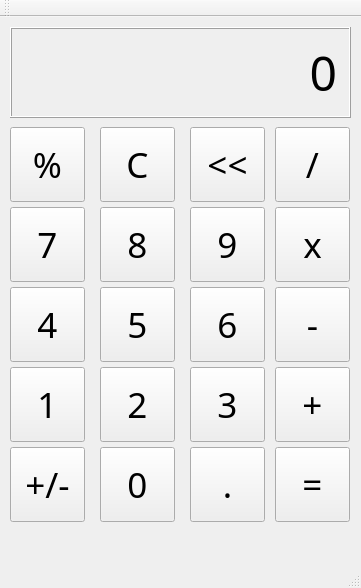
<?xml version="1.0" encoding="UTF-8"?>
<ui version="4.0">
 <class>MainWindow</class>
 <widget class="QMainWindow" name="MainWindow">
  <property name="geometry">
   <rect>
    <x>0</x>
    <y>0</y>
    <width>361</width>
    <height>588</height>
   </rect>
  </property>
  <property name="windowTitle">
   <string>Calculator</string>
  </property>
  <widget class="QWidget" name="centralwidget">
   <widget class="QLabel" name="outputLabel">
    <property name="geometry">
     <rect>
      <x>10</x>
      <y>10</y>
      <width>341</width>
      <height>91</height>
     </rect>
    </property>
    <property name="font">
     <font>
      <family>Noto Sans</family>
      <pointsize>36</pointsize>
     </font>
    </property>
    <property name="frameShape">
     <enum>QFrame::Box</enum>
    </property>
    <property name="frameShadow">
     <enum>QFrame::Raised</enum>
    </property>
    <property name="text">
     <string>0</string>
    </property>
    <property name="alignment">
     <set>Qt::AlignRight|Qt::AlignTrailing|Qt::AlignVCenter</set>
    </property>
    <property name="margin">
     <number>10</number>
    </property>
   </widget>
   <widget class="QPushButton" name="percentButton">
    <property name="geometry">
     <rect>
      <x>10</x>
      <y>110</y>
      <width>75</width>
      <height>75</height>
     </rect>
    </property>
    <property name="font">
     <font>
      <family>Noto Sans</family>
      <pointsize>26</pointsize>
     </font>
    </property>
    <property name="text">
     <string>%</string>
    </property>
   </widget>
   <widget class="QPushButton" name="cButton">
    <property name="geometry">
     <rect>
      <x>100</x>
      <y>110</y>
      <width>75</width>
      <height>75</height>
     </rect>
    </property>
    <property name="font">
     <font>
      <family>Noto Sans</family>
      <pointsize>26</pointsize>
     </font>
    </property>
    <property name="text">
     <string>C</string>
    </property>
   </widget>
   <widget class="QPushButton" name="arrowButton">
    <property name="geometry">
     <rect>
      <x>190</x>
      <y>110</y>
      <width>75</width>
      <height>75</height>
     </rect>
    </property>
    <property name="font">
     <font>
      <family>Noto Sans</family>
      <pointsize>26</pointsize>
     </font>
    </property>
    <property name="text">
     <string>&lt;&lt;</string>
    </property>
   </widget>
   <widget class="QPushButton" name="divideButton">
    <property name="geometry">
     <rect>
      <x>275</x>
      <y>110</y>
      <width>75</width>
      <height>75</height>
     </rect>
    </property>
    <property name="font">
     <font>
      <family>Noto Sans</family>
      <pointsize>26</pointsize>
     </font>
    </property>
    <property name="text">
     <string>/</string>
    </property>
   </widget>
   <widget class="QPushButton" name="nineButton">
    <property name="geometry">
     <rect>
      <x>190</x>
      <y>190</y>
      <width>75</width>
      <height>75</height>
     </rect>
    </property>
    <property name="font">
     <font>
      <family>Noto Sans</family>
      <pointsize>26</pointsize>
     </font>
    </property>
    <property name="text">
     <string>9</string>
    </property>
   </widget>
   <widget class="QPushButton" name="sevenButton">
    <property name="geometry">
     <rect>
      <x>10</x>
      <y>190</y>
      <width>75</width>
      <height>75</height>
     </rect>
    </property>
    <property name="font">
     <font>
      <family>Noto Sans</family>
      <pointsize>26</pointsize>
     </font>
    </property>
    <property name="text">
     <string>7</string>
    </property>
   </widget>
   <widget class="QPushButton" name="multiplyButton">
    <property name="geometry">
     <rect>
      <x>275</x>
      <y>190</y>
      <width>75</width>
      <height>75</height>
     </rect>
    </property>
    <property name="font">
     <font>
      <family>Noto Sans</family>
      <pointsize>26</pointsize>
     </font>
    </property>
    <property name="text">
     <string>x</string>
    </property>
   </widget>
   <widget class="QPushButton" name="eightButton">
    <property name="geometry">
     <rect>
      <x>100</x>
      <y>190</y>
      <width>75</width>
      <height>75</height>
     </rect>
    </property>
    <property name="font">
     <font>
      <family>Noto Sans</family>
      <pointsize>26</pointsize>
     </font>
    </property>
    <property name="text">
     <string>8</string>
    </property>
   </widget>
   <widget class="QPushButton" name="sixButton">
    <property name="geometry">
     <rect>
      <x>190</x>
      <y>270</y>
      <width>75</width>
      <height>75</height>
     </rect>
    </property>
    <property name="font">
     <font>
      <family>Noto Sans</family>
      <pointsize>26</pointsize>
     </font>
    </property>
    <property name="text">
     <string>6</string>
    </property>
   </widget>
   <widget class="QPushButton" name="fourButton">
    <property name="geometry">
     <rect>
      <x>10</x>
      <y>270</y>
      <width>75</width>
      <height>75</height>
     </rect>
    </property>
    <property name="font">
     <font>
      <family>Noto Sans</family>
      <pointsize>26</pointsize>
     </font>
    </property>
    <property name="text">
     <string>4</string>
    </property>
   </widget>
   <widget class="QPushButton" name="minusButton">
    <property name="geometry">
     <rect>
      <x>275</x>
      <y>270</y>
      <width>75</width>
      <height>75</height>
     </rect>
    </property>
    <property name="font">
     <font>
      <family>Noto Sans</family>
      <pointsize>26</pointsize>
     </font>
    </property>
    <property name="text">
     <string>-</string>
    </property>
   </widget>
   <widget class="QPushButton" name="fiveButton">
    <property name="geometry">
     <rect>
      <x>100</x>
      <y>270</y>
      <width>75</width>
      <height>75</height>
     </rect>
    </property>
    <property name="font">
     <font>
      <family>Noto Sans</family>
      <pointsize>26</pointsize>
     </font>
    </property>
    <property name="text">
     <string>5</string>
    </property>
   </widget>
   <widget class="QPushButton" name="threeButton">
    <property name="geometry">
     <rect>
      <x>190</x>
      <y>350</y>
      <width>75</width>
      <height>75</height>
     </rect>
    </property>
    <property name="font">
     <font>
      <family>Noto Sans</family>
      <pointsize>26</pointsize>
     </font>
    </property>
    <property name="text">
     <string>3</string>
    </property>
   </widget>
   <widget class="QPushButton" name="oneButton">
    <property name="geometry">
     <rect>
      <x>10</x>
      <y>350</y>
      <width>75</width>
      <height>75</height>
     </rect>
    </property>
    <property name="font">
     <font>
      <family>Noto Sans</family>
      <pointsize>26</pointsize>
     </font>
    </property>
    <property name="text">
     <string>1</string>
    </property>
   </widget>
   <widget class="QPushButton" name="plusButton">
    <property name="geometry">
     <rect>
      <x>275</x>
      <y>350</y>
      <width>75</width>
      <height>75</height>
     </rect>
    </property>
    <property name="font">
     <font>
      <family>Noto Sans</family>
      <pointsize>26</pointsize>
     </font>
    </property>
    <property name="text">
     <string>+</string>
    </property>
   </widget>
   <widget class="QPushButton" name="twoButton">
    <property name="geometry">
     <rect>
      <x>100</x>
      <y>350</y>
      <width>75</width>
      <height>75</height>
     </rect>
    </property>
    <property name="font">
     <font>
      <family>Noto Sans</family>
      <pointsize>26</pointsize>
     </font>
    </property>
    <property name="text">
     <string>2</string>
    </property>
   </widget>
   <widget class="QPushButton" name="decimalButton">
    <property name="geometry">
     <rect>
      <x>190</x>
      <y>430</y>
      <width>75</width>
      <height>75</height>
     </rect>
    </property>
    <property name="font">
     <font>
      <family>Noto Sans</family>
      <pointsize>26</pointsize>
     </font>
    </property>
    <property name="text">
     <string>.</string>
    </property>
   </widget>
   <widget class="QPushButton" name="plusminusButton">
    <property name="geometry">
     <rect>
      <x>10</x>
      <y>430</y>
      <width>75</width>
      <height>75</height>
     </rect>
    </property>
    <property name="font">
     <font>
      <family>Noto Sans</family>
      <pointsize>26</pointsize>
     </font>
    </property>
    <property name="text">
     <string>+/-</string>
    </property>
   </widget>
   <widget class="QPushButton" name="equalButton">
    <property name="geometry">
     <rect>
      <x>275</x>
      <y>430</y>
      <width>75</width>
      <height>75</height>
     </rect>
    </property>
    <property name="font">
     <font>
      <family>Noto Sans</family>
      <pointsize>26</pointsize>
     </font>
    </property>
    <property name="text">
     <string>=</string>
    </property>
   </widget>
   <widget class="QPushButton" name="zeroButton">
    <property name="geometry">
     <rect>
      <x>100</x>
      <y>430</y>
      <width>75</width>
      <height>75</height>
     </rect>
    </property>
    <property name="font">
     <font>
      <family>Noto Sans</family>
      <pointsize>26</pointsize>
     </font>
    </property>
    <property name="text">
     <string>0</string>
    </property>
   </widget>
  </widget>
  <widget class="QMenuBar" name="menubar">
   <property name="geometry">
    <rect>
     <x>0</x>
     <y>0</y>
     <width>361</width>
     <height>23</height>
    </rect>
   </property>
  </widget>
  <widget class="QStatusBar" name="statusbar"/>
  <widget class="QToolBar" name="toolBar">
   <property name="windowTitle">
    <string>toolBar</string>
   </property>
   <attribute name="toolBarArea">
    <enum>TopToolBarArea</enum>
   </attribute>
   <attribute name="toolBarBreak">
    <bool>false</bool>
   </attribute>
  </widget>
 </widget>
 <resources/>
 <connections/>
</ui>
